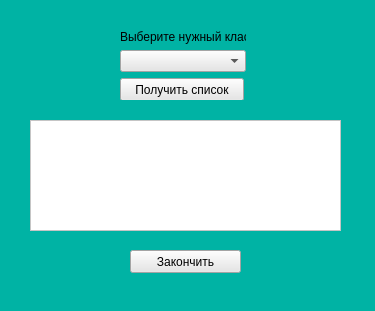
<?xml version="1.0" encoding="UTF-8"?>
<ui version="4.0">
 <class>ClassList</class>
 <widget class="QWidget" name="ClassList">
  <property name="geometry">
   <rect>
    <x>0</x>
    <y>0</y>
    <width>375</width>
    <height>311</height>
   </rect>
  </property>
  <property name="minimumSize">
   <size>
    <width>375</width>
    <height>311</height>
   </size>
  </property>
  <property name="maximumSize">
   <size>
    <width>375</width>
    <height>311</height>
   </size>
  </property>
  <property name="windowTitle">
   <string>Получить список класса</string>
  </property>
  <property name="styleSheet">
   <string notr="true">background-color: rgb(0, 179, 164);</string>
  </property>
  <widget class="QPushButton" name="pushButton_2">
   <property name="geometry">
    <rect>
     <x>130</x>
     <y>250</y>
     <width>111</width>
     <height>23</height>
    </rect>
   </property>
   <property name="minimumSize">
    <size>
     <width>0</width>
     <height>0</height>
    </size>
   </property>
   <property name="styleSheet">
    <string notr="true">background-color: rgb(230, 230, 230);</string>
   </property>
   <property name="text">
    <string>Закончить</string>
   </property>
  </widget>
  <widget class="QTextEdit" name="textEdit">
   <property name="geometry">
    <rect>
     <x>30</x>
     <y>120</y>
     <width>311</width>
     <height>111</height>
    </rect>
   </property>
   <property name="styleSheet">
    <string notr="true">background-color: rgb(255, 255, 255);</string>
   </property>
   <property name="readOnly">
    <bool>true</bool>
   </property>
  </widget>
  <widget class="QWidget" name="layoutWidget">
   <property name="geometry">
    <rect>
     <x>120</x>
     <y>30</y>
     <width>126</width>
     <height>70</height>
    </rect>
   </property>
   <layout class="QVBoxLayout" name="verticalLayout">
    <item>
     <widget class="QLabel" name="label">
      <property name="text">
       <string>Выберите нужный класс</string>
      </property>
     </widget>
    </item>
    <item>
     <widget class="QComboBox" name="comboBox">
      <property name="styleSheet">
       <string notr="true">background-color: rgb(230, 230, 230);</string>
      </property>
     </widget>
    </item>
    <item>
     <widget class="QPushButton" name="pushButton">
      <property name="minimumSize">
       <size>
        <width>124</width>
        <height>23</height>
       </size>
      </property>
      <property name="maximumSize">
       <size>
        <width>12</width>
        <height>16777215</height>
       </size>
      </property>
      <property name="styleSheet">
       <string notr="true">background-color: rgb(230, 230, 230);</string>
      </property>
      <property name="text">
       <string>Получить список</string>
      </property>
     </widget>
    </item>
   </layout>
  </widget>
 </widget>
 <resources/>
 <connections/>
</ui>
